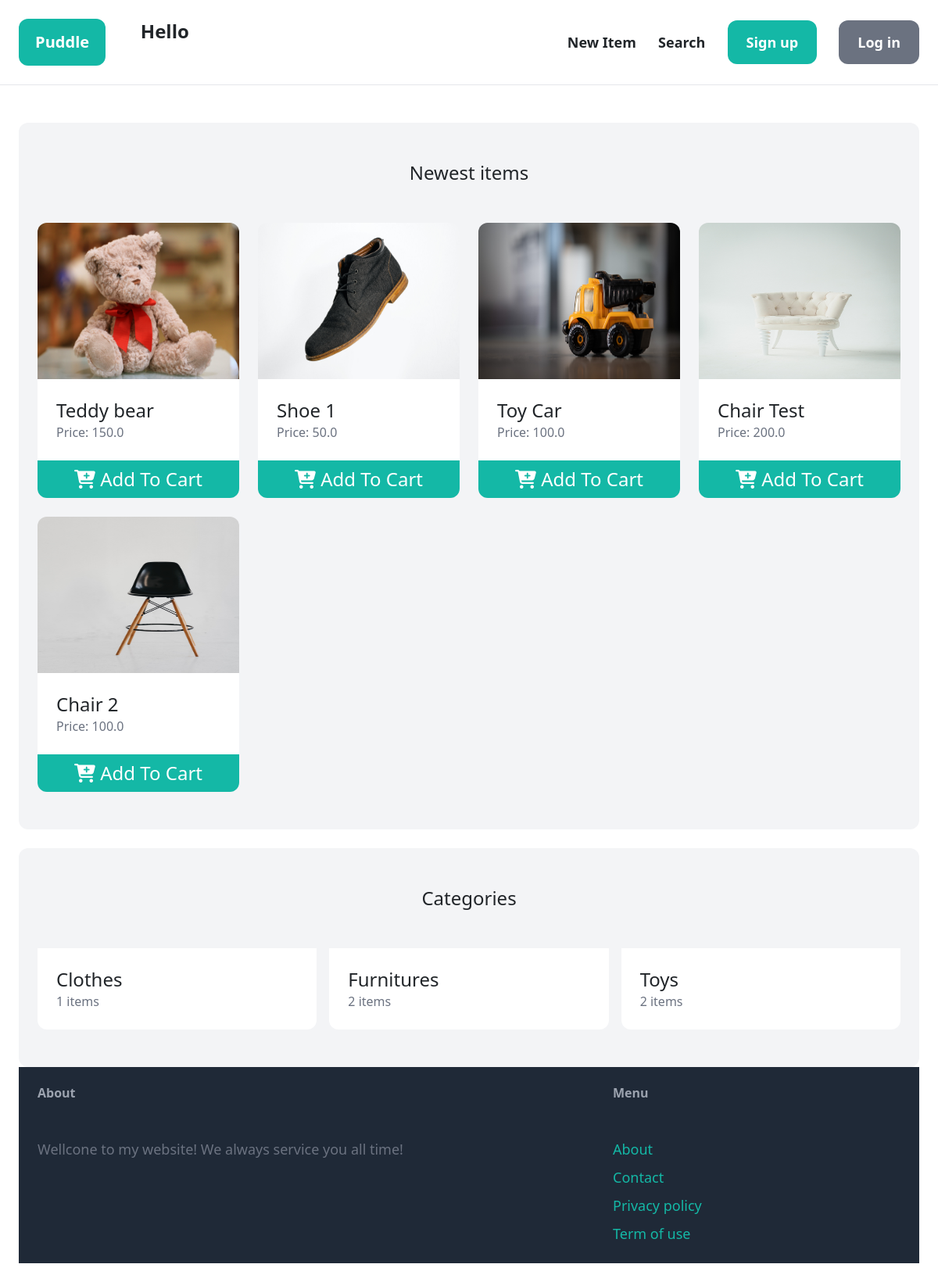
Before: / with the older database file.
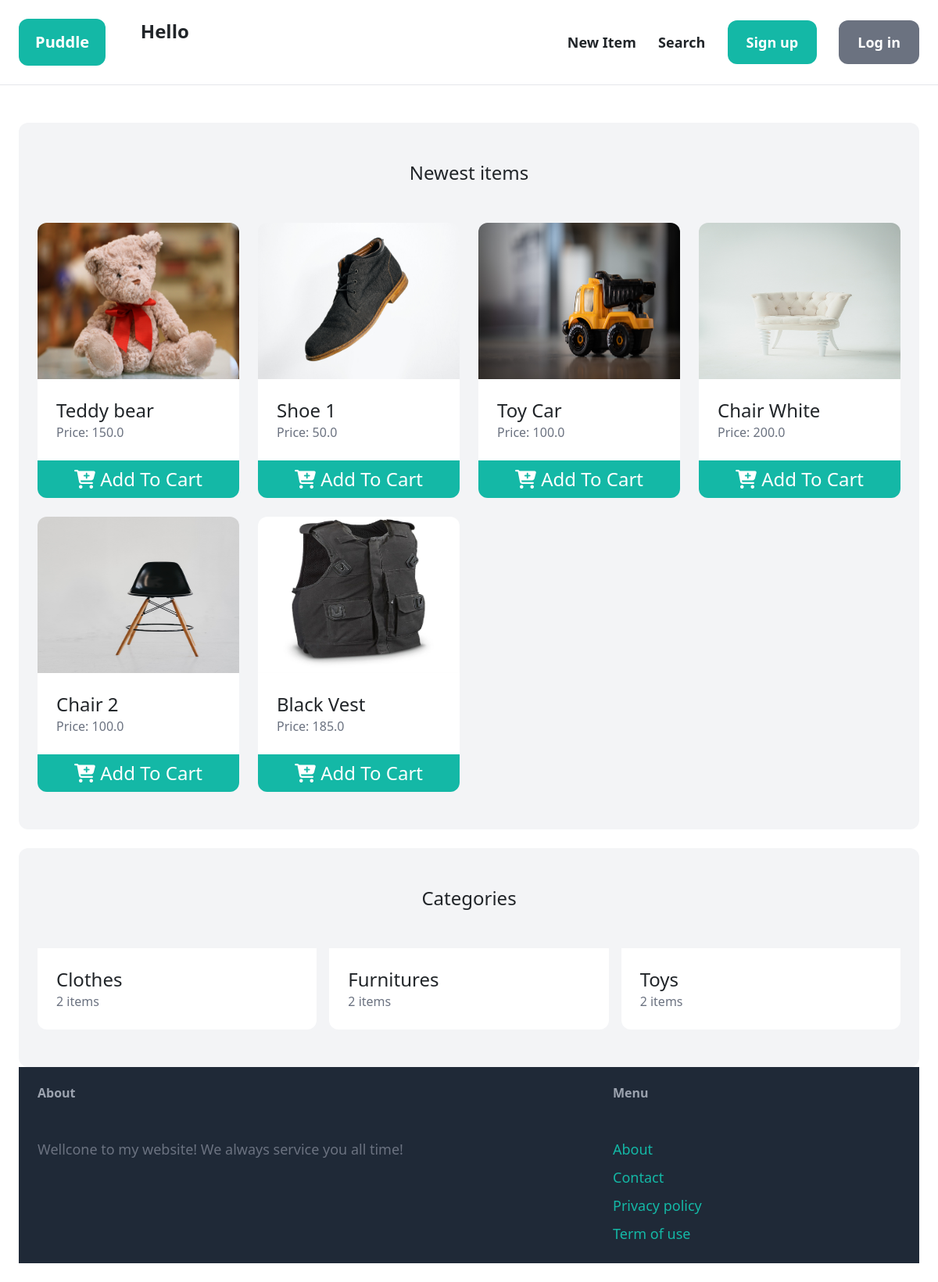
After: the same page with the newer database file.
### item/models.py (models this page shows, shortened)
class Item(models.Model):
    category = models.ForeignKey(Category, related_name='items' ,on_delete=models.CASCADE)
    name = models.CharField(max_length=255)
    description = models.TextField(blank=True , null=True)
    price = models.FloatField()
    is_sold = models.BooleanField(default=False)
    image = models.ImageField(upload_to='items_image', blank=True,null=True)
    created_by = models.ForeignKey(User , related_name='items',on_delete=models.CASCADE)
    created_at = models.DateTimeField(auto_now_add=True)

class Category(models.Model):
    name = models.CharField(max_length=255)
    class Meta:
        ordering = ('name',) # Sắp xếp theo tên
        verbose_name_plural = 'Categories' # Thay đổi lại tên hiển thị trong adminpage

### core/views.py (the view)
# urls.py: path('' , views.index , name = 'index'),
def index(request):
    items = Item.objects.filter(is_sold=False)[0:6]
    categories = Category.objects.all()
    cart = Cart.objects.all()
    if not cart.exists() and request.user.is_authenticated:
        cart = Cart.objects.create(user = request.user)
        cart.save()
    return render(request, 'core/index.html',{
        'categories' : categories,
        'items' : items,
    })

### core/templates/core/index.html (shortened to what this page needs)
{% extends 'core/base.html' %}
{% block content %}
    <div class="mt-6 px-6 py-12 bg-gray-100 rounded-xl">
        <h2 class="mb-12 text-2xl text-center">Newest items</h2>
        <div class="grid grid-cols-4 gap-4">
            {% for item in items %}
                <div>
                    <a href="{% url 'item:detail' item.id %}">
                        <div>
                            <img style="width: 100%; height: 200px;" src='{{ item.image.url }}' class="rounded-t-xl">
                        </div>
                        <div>
                            <div class="p-6 bg-white">
                                <h2 class="text-2xl">{{ item.name }}</h2>
                                <p class="text-gray-500">Price: {{ item.price }}</p>
                            </div>
                            {% if item.created_by != request.user %}
                                <a href="{% url 'item:addCart' item.id %}" class="text-center text-white text-2xl py-2 bg-teal-500 rounded-b-xl block w-full"><i class="fa-solid fa-cart-plus"></i> Add To Cart</a>
                            {% endif %}
                        </div>
                    </a>
                </div>
            {%endfor%}
        </div>
    </div>
    <div class="mt-6 px-6 py-12 bg-gray-100 rounded-xl">
        <h2 class='mb-12 text-2xl text-center'>Categories</h2>
        <div class="grid grid-cols-3 gap-3">
            {% for category in categories %}
                <div>
                    <a href="{% url 'item:items' %}?query={{ query }}&category={{ category.id }}">
                        <div class="p-6 bg-white rounded-b-xl">
                            <h2 class="text-2xl">{{ category.name }}</h2>
                            <p class="text-gray-500">{{category.items.count}} items</p>
                        </div>
                    </a>
                </div>
            {%endfor%}
        </div>
{% endblock %}

### core/templates/core/base.html (shortened to what this page needs)
<!DOCTYPE html>
<html lang="en">
<head>
    <script src="https://cdn.tailwindcss.com"></script>
    <link rel="stylesheet" href="https://cdnjs.cloudflare.com/ajax/libs/font-awesome/6.4.2/css/all.min.css" />
    <link href="https://cdn.jsdelivr.net/npm/bootstrap@5.0.2/dist/css/bootstrap.min.css" rel="stylesheet">
</head>
<body >
    <nav class="py-6 px-6 flex justify-between items-center border-b border-grey-200">
        <div class="grid grid-cols-2 gap-2 space-x-6 w-1/5">
            <div><a href="/" class="px-3 py-3 bg-teal-500 text-center text-white rounded-xl d-block text-xl font-semibold">Puddle</a></div>
            <p class="font-semibold text-center text-2xl block">Hello {{ request.user.username }}</p>
        </div>
        <div class="space-x-6">
            <a href="{% url 'item:new' %}" class= "text-lg font-semibold hover:text-grey-500">New Item</a>
            <a href="{% url 'item:items' %}" class= "text-lg font-semibold hover:text-grey-500">Search</a>
            {% if request.user.is_authenticated %}
                <a href="{% url 'item:cart' %}" class ="px-6 py-3 text-lg font-semibold bg-teal-500 text-white rounded-xl hover:bg-teal-700"><i class="fa-solid fa-cart-shopping"></i> Cart</a>
                <a href="{% url 'conversation:inbox' %}" class ="px-6 py-3 text-lg font-semibold bg-teal-500 text-white rounded-xl hover:bg-teal-700">Inbox</a>
                <a href="{% url 'dashboard:index' %}" class ="px-6 py-3 text-lg font-semibold bg-teal-500 text-white rounded-xl hover:bg-teal-700">My Item</a>
                <a href="{% url 'core:logout' %}" class ="px-6 py-3 text-lg font-semibold bg-gray-500 text-white rounded-xl hover:bg-gray-700">Logout</a>
            {% else %}
                <a href="{% url 'core:signup' %}" class ="px-6 py-3 text-lg font-semibold bg-teal-500 text-white rounded-xl hover:bg-teal-700">Sign up</a>
                <a href="{% url 'core:login' %}" class ="px-6 py-3 text-lg font-semibold bg-gray-500 text-white rounded-xl hover:bg-gray-700">Log in</a>
            {%endif%}
        </div>
    </nav>
    <div class="px-6 py-6">
        {% block content %}
        {% endblock %}
    </div>
    <footer class ="py-6 px-6 flex justify-between bg-gray-800">
        <div class ="w-2/3 pr-10">
            <h3 class="mb-5 font-semibold text-gray-400">About</h3>
            <p class="text-lg text-gray-500">Wellcone to my website! We always service you all time!</p>
        </div>
        <div class="w-1/3">
            <h3 class="mb-5 font-semibold text-gray-400">Menu</h3>
            <ul class="space-y-2">
                <li><a href="#" class="text-lg text-teal-500 hover:text-teal-700">About</a></li>
                <li><a href="{% url 'core:contact' %}" class="text-lg text-teal-500 hover:text-teal-700">Contact</a></li>
                <li><a href="#" class="text-lg text-teal-500 hover:text-teal-700">Privacy policy</a></li>
                <li><a href="#" class="text-lg text-teal-500 hover:text-teal-700">Term of use</a></li>
            </ul>
        </div>
    </footer>
</body>
</html>

Changed rows visible on the page:
changed Item: name "Chair Test" → "Chair White"
added Item: image (picture), name "Black Vest", price "185.0", shows "Add To Cart"
computed for Category "Clothes": items.count "1" → "2"
